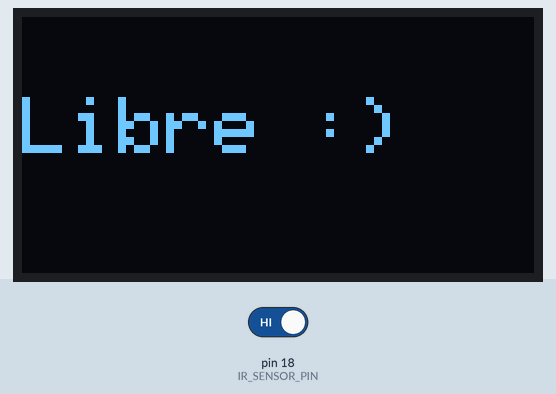
A sketch run on a simulated Arduino Uno, built with avr-gcc and run on an emulated ATmega328P. Parts: 128×64 one-colour display. The inputs (shaded band) are chosen by the test bench; at power-on: pin 18 (IR_SENSOR_PIN) HIGH. What the sketch prints to the serial monitor is not drawn.

Above: at 3.2 s.
3.3 s: pin 18 (IR_SENSOR_PIN) driven LOW
At 4.0 s:
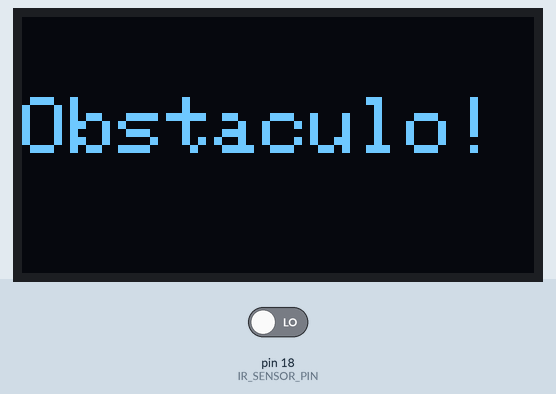
5.1 s: pin 18 (IR_SENSOR_PIN) driven HIGH
At 5.7 s:
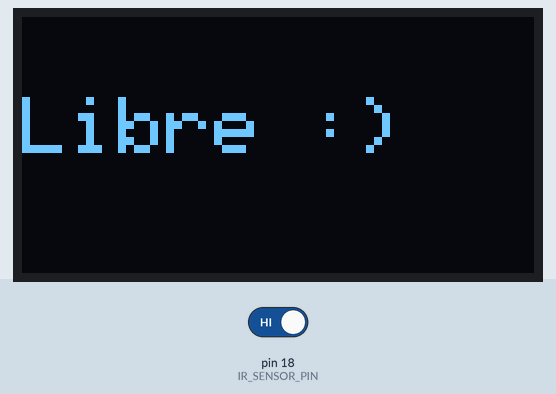
Timing chart, 0 to 8.1 s (numbered marks = the images above; inputs shaded):
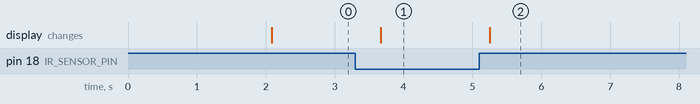

Measured:
- after the input at 3.3 s, the display: changes after 0.37 s (image 1)
- after the input at 5.1 s, the display: changes after 0.15 s (image 2)

The sketch:

apartado2.5.ino
```cpp
#include <stdint.h>
#include <Wire.h>
#include <Adafruit_GFX.h>
#include <Adafruit_SSD1306.h>

// Tamaño de la pantalla
#define SCREEN_WIDTH 128
#define SCREEN_HEIGHT 64

// Pin de reset de la pantalla (no se usa)
#define OLED_RESET -1

// Objeto display OLED
Adafruit_SSD1306 display(SCREEN_WIDTH, SCREEN_HEIGHT, &Wire, OLED_RESET);

// Pin del sensor de infrarrojos
#define IR_SENSOR_PIN 18

void setup() {
  Serial.begin(115200);

  // Configurar pin del sensor IR como entrada
  pinMode(IR_SENSOR_PIN, INPUT);

  // Inicializar la pantalla OLED
  if (!display.begin(SSD1306_SWITCHCAPVCC, 0x3C)) {
    Serial.println(F("No se encontró la pantalla OLED"));
    while (true); // Se detiene si no la encuentra
  }

  // Mensaje de inicio
  display.clearDisplay();
  display.setTextSize(2);
  display.setTextColor(SSD1306_WHITE);
  display.setCursor(0, 0);
  display.println("Sistema IR");
  display.display();
  delay(2000);
}

void loop() {
  int sensorValue = digitalRead(IR_SENSOR_PIN);

  display.clearDisplay();
  display.setTextSize(2);
  display.setCursor(0, 20);

  if (sensorValue == LOW) {
    display.println("Obstaculo!");
    Serial.println("Obstaculo detectado");
  } else {
    display.println("Libre :)");
    Serial.println("Sin obstaculo");
  }

  display.display();
  delay(500);
}
```
